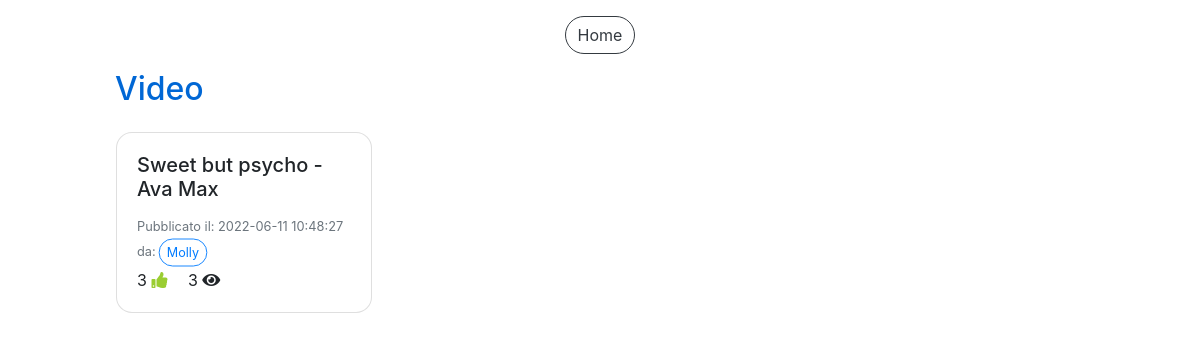
The page /video_piaciuti.php (signed in) on the database as committed earlier.
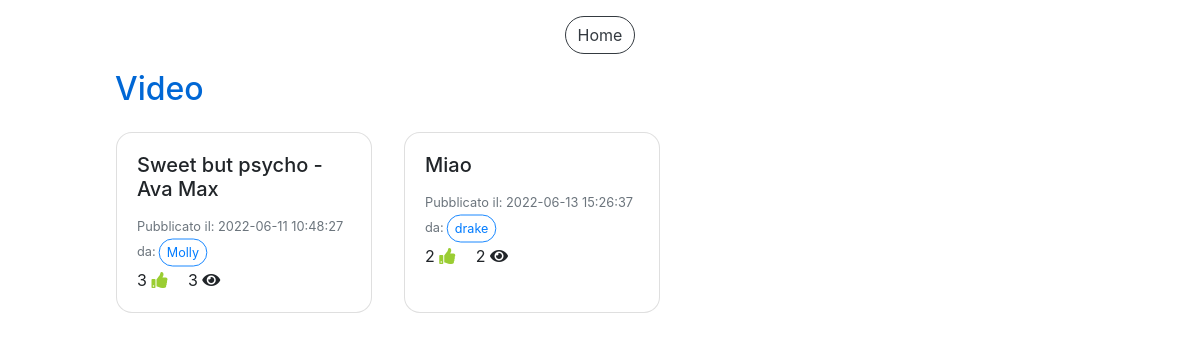
The same page on the database as committed later.
### tables this page shows
CREATE TABLE `video` (
  `IdVideo` int(11) NOT NULL,
  `Titolo` varchar(100) NOT NULL,
  `SorgenteVideo` varchar(300) NOT NULL,
  `DataPubblicazione` datetime NOT NULL DEFAULT CURRENT_TIMESTAMP,
  `NumeroLike` int(11) NOT NULL DEFAULT '0',
  `NumeroVisualizzazioni` int(11) NOT NULL DEFAULT '0',
  `IdAccount` int(11) NOT NULL
);

CREATE TABLE `accounts` (
  `IdAccount` int(11) NOT NULL,
  `Username` varchar(40) NOT NULL,
  `Mail` varchar(40) NOT NULL,
  `Password` varchar(100) NOT NULL,
  `Canale` tinyint(1) NOT NULL,
  `NumeroIscritti` int(11) DEFAULT NULL
);

### video_piaciuti.php (the view, shortened to what this page needs)
<!DOCTYPE html>
<html>
<head>
  <link rel="stylesheet" href="css/style.css">
  <link rel="stylesheet" href="css/custom_style.css">
</head>
<body>
  <?php
    include("db.php");
  ?>
  <div class="container-fluid pt-3">
    <div class="row justify-content-center">
      <button type="button" class="btn btn-outline-dark" onclick="location.href='home.php'">Home</button>
    </div>
    <div class="row justify-content-center">
      <div class="col-10">
        <h2 class="titleText mt-3">Video</h2>
        <div id="cronologia" class="row">
        <?php
          $sql="SELECT * FROM Playlists WHERE IdAccount=? AND TipoPlaylist=?";
          $query=$db->prepare($sql);
          $dati=array($_SESSION["loginID"], 2);
          $query->execute($dati);
          $ris=$query->fetchAll();
          foreach($ris as $row) {
            $idLikes=$row["IdPlaylist"];
          }
          $sql="SELECT * FROM Video v JOIN Accounts a ON v.IdAccount=a.IdAccount WHERE IdVideo IN (SELECT IdVideo FROM Composizioni_playlists WHERE IdPlaylist=?)";
          $query=$db->prepare($sql);
          $dati=array($idLikes);
          $query->execute($dati);
          $ris=$query->fetchAll();
          foreach($ris as $row) {
            $sql="SELECT * FROM Video v, Visualizzazioni vis, Accounts a WHERE v.IdVideo=vis.IdVideo AND a.IdAccount=vis.IdAccount AND vis.IdAccount=? AND vis.IdVideo=?";
            $query=$db->prepare($sql);
            $dati=array($_SESSION["loginID"], $row["IdVideo"]);
            $query->execute($dati);
            $risVis=$query->fetchAll();
            $tempoVis=-1;
            $creator=$row["Username"];
            foreach($risVis as $vis) {
              $tempoVis=$vis["TempoVisualizzazione"];
            }
            echo '<div class="card card-video m-3" style="width: 16rem;">
                    <div class="card-body card-video" onclick="cardOnClick(\''. $row["IdVideo"] .'\',\''. $row["Titolo"] .'\',\''. $row["SorgenteVideo"] .'\',\''. $tempoVis .'\',\''. $creator .'\')">
                      <h5 class="card-title card-video">'. $row["Titolo"] .'</h5>
                      <p class="card-text card-video">
                        <small class="text-muted">Pubblicato il: '. $row["DataPubblicazione"] .'<br>da:<button type="button" class="btn btn-outline-primary btn-sm mini">'. $creator .'</button></small><br>
                        '. $row["NumeroLike"] .' <i class="fa fa-thumbs-up mr-3"></i>
                        '. $row["NumeroVisualizzazioni"] .' <i class="fa fa-eye"></i>
                      </p>
                    </div>
                  </div>';
          }
        ?>
        </div>
      </div>
    </div>
  </div>
</body>
</html>

Rows that differ between the two databases and show on the page:
now on this page (row edited): video: Titolo "Miao", DataPubblicazione "2022-06-13 15:26:37", IdAccount.Username "drake", NumeroLike "2", NumeroVisualizzazioni "2"
